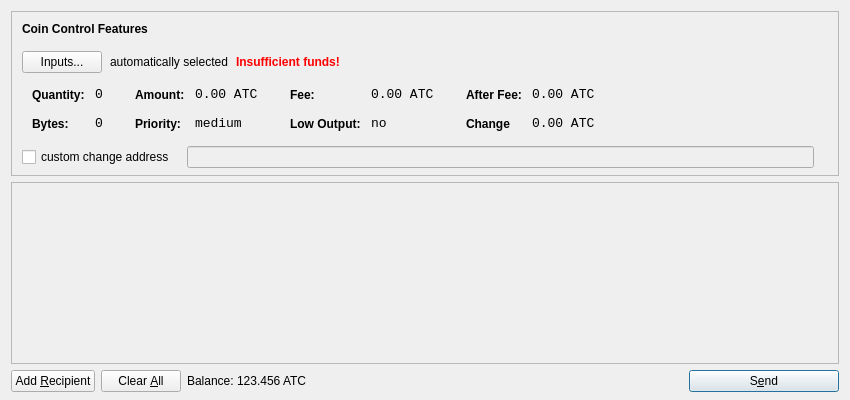
<?xml version="1.0" encoding="UTF-8"?>
<ui version="4.0">
 <class>SendCoinsDialog</class>
 <widget class="QDialog" name="SendCoinsDialog">
  <property name="geometry">
   <rect>
    <x>0</x>
    <y>0</y>
    <width>850</width>
    <height>400</height>
   </rect>
  </property>
  <property name="windowTitle">
   <string>Send Coins</string>
  </property>
  <layout class="QVBoxLayout" name="verticalLayout" stretch="0,1,0">
   <property name="bottomMargin">
    <number>8</number>
   </property>
   <item>
    <widget class="QFrame" name="frameCoinControl">
     <property name="sizePolicy">
      <sizepolicy hsizetype="Expanding" vsizetype="Expanding">
       <horstretch>0</horstretch>
       <verstretch>0</verstretch>
      </sizepolicy>
     </property>
     <property name="maximumSize">
      <size>
       <width>16777215</width>
       <height>16777215</height>
      </size>
     </property>
     <property name="frameShape">
      <enum>QFrame::StyledPanel</enum>
     </property>
     <property name="frameShadow">
      <enum>QFrame::Sunken</enum>
     </property>
     <layout class="QVBoxLayout" name="verticalLayoutCoinControl2">
      <property name="spacing">
       <number>-1</number>
      </property>
      <property name="leftMargin">
       <number>0</number>
      </property>
      <property name="topMargin">
       <number>0</number>
      </property>
      <property name="rightMargin">
       <number>0</number>
      </property>
      <property name="bottomMargin">
       <number>6</number>
      </property>
      <item>
       <layout class="QVBoxLayout" name="verticalLayoutCoinControl" stretch="0,0,0,0,1">
        <property name="spacing">
         <number>0</number>
        </property>
        <property name="leftMargin">
         <number>10</number>
        </property>
        <property name="topMargin">
         <number>10</number>
        </property>
        <item>
         <layout class="QHBoxLayout" name="horizontalLayoutCoinControl1">
          <property name="bottomMargin">
           <number>15</number>
          </property>
          <item>
           <widget class="QLabel" name="labelCoinControlFeatures">
            <property name="sizePolicy">
             <sizepolicy hsizetype="Preferred" vsizetype="Maximum">
              <horstretch>0</horstretch>
              <verstretch>0</verstretch>
             </sizepolicy>
            </property>
            <property name="font">
             <font>
              <weight>75</weight>
              <bold>true</bold>
             </font>
            </property>
            <property name="styleSheet">
             <string notr="true">font-weight:bold;</string>
            </property>
            <property name="text">
             <string>Coin Control Features</string>
            </property>
           </widget>
          </item>
         </layout>
        </item>
        <item>
         <layout class="QHBoxLayout" name="horizontalLayoutCoinControl2" stretch="0,0,0,0">
          <property name="spacing">
           <number>8</number>
          </property>
          <property name="bottomMargin">
           <number>10</number>
          </property>
          <item>
           <widget class="QPushButton" name="pushButtonCoinControl">
            <property name="styleSheet">
             <string notr="true"/>
            </property>
            <property name="text">
             <string>Inputs...</string>
            </property>
           </widget>
          </item>
          <item>
           <widget class="QLabel" name="labelCoinControlAutomaticallySelected">
            <property name="text">
             <string>automatically selected</string>
            </property>
            <property name="margin">
             <number>5</number>
            </property>
           </widget>
          </item>
          <item>
           <widget class="QLabel" name="labelCoinControlInsuffFunds">
            <property name="font">
             <font>
              <weight>75</weight>
              <bold>true</bold>
             </font>
            </property>
            <property name="styleSheet">
             <string notr="true">color:red;font-weight:bold;</string>
            </property>
            <property name="text">
             <string>Insufficient funds!</string>
            </property>
            <property name="margin">
             <number>5</number>
            </property>
           </widget>
          </item>
          <item>
           <spacer name="horizontalSpacerCoinControl">
            <property name="orientation">
             <enum>Qt::Horizontal</enum>
            </property>
            <property name="sizeHint" stdset="0">
             <size>
              <width>40</width>
              <height>1</height>
             </size>
            </property>
           </spacer>
          </item>
         </layout>
        </item>
        <item>
         <widget class="QWidget" name="widgetCoinControl" native="true">
          <property name="sizePolicy">
           <sizepolicy hsizetype="Preferred" vsizetype="Preferred">
            <horstretch>0</horstretch>
            <verstretch>0</verstretch>
           </sizepolicy>
          </property>
          <property name="minimumSize">
           <size>
            <width>0</width>
            <height>0</height>
           </size>
          </property>
          <property name="styleSheet">
           <string notr="true"/>
          </property>
          <layout class="QHBoxLayout" name="horizontalLayoutCoinControl5">
           <property name="margin">
            <number>0</number>
           </property>
           <item>
            <layout class="QHBoxLayout" name="horizontalLayoutCoinControl3" stretch="0,0,0,1">
             <property name="spacing">
              <number>20</number>
             </property>
             <property name="topMargin">
              <number>0</number>
             </property>
             <property name="bottomMargin">
              <number>10</number>
             </property>
             <item>
              <layout class="QFormLayout" name="formLayoutCoinControl1">
               <property name="horizontalSpacing">
                <number>10</number>
               </property>
               <property name="verticalSpacing">
                <number>14</number>
               </property>
               <property name="leftMargin">
                <number>10</number>
               </property>
               <property name="topMargin">
                <number>4</number>
               </property>
               <property name="rightMargin">
                <number>6</number>
               </property>
               <item row="0" column="0">
                <widget class="QLabel" name="labelCoinControlQuantityText">
                 <property name="styleSheet">
                  <string notr="true">font-weight:bold;</string>
                 </property>
                 <property name="text">
                  <string>Quantity:</string>
                 </property>
                 <property name="margin">
                  <number>0</number>
                 </property>
                </widget>
               </item>
               <item row="0" column="1">
                <widget class="QLabel" name="labelCoinControlQuantity">
                 <property name="font">
                  <font>
                   <family>Monospace</family>
                   <pointsize>10</pointsize>
                  </font>
                 </property>
                 <property name="cursor">
                  <cursorShape>IBeamCursor</cursorShape>
                 </property>
                 <property name="contextMenuPolicy">
                  <enum>Qt::ActionsContextMenu</enum>
                 </property>
                 <property name="text">
                  <string>0</string>
                 </property>
                 <property name="margin">
                  <number>0</number>
                 </property>
                 <property name="textInteractionFlags">
                  <set>Qt::LinksAccessibleByMouse|Qt::TextSelectableByKeyboard|Qt::TextSelectableByMouse</set>
                 </property>
                </widget>
               </item>
               <item row="1" column="0">
                <widget class="QLabel" name="labelCoinControlBytesText">
                 <property name="styleSheet">
                  <string notr="true">font-weight:bold;</string>
                 </property>
                 <property name="text">
                  <string>Bytes:</string>
                 </property>
                </widget>
               </item>
               <item row="1" column="1">
                <widget class="QLabel" name="labelCoinControlBytes">
                 <property name="font">
                  <font>
                   <family>Monospace</family>
                   <pointsize>10</pointsize>
                  </font>
                 </property>
                 <property name="cursor">
                  <cursorShape>IBeamCursor</cursorShape>
                 </property>
                 <property name="contextMenuPolicy">
                  <enum>Qt::ActionsContextMenu</enum>
                 </property>
                 <property name="text">
                  <string>0</string>
                 </property>
                 <property name="textInteractionFlags">
                  <set>Qt::LinksAccessibleByMouse|Qt::TextSelectableByKeyboard|Qt::TextSelectableByMouse</set>
                 </property>
                </widget>
               </item>
              </layout>
             </item>
             <item>
              <layout class="QFormLayout" name="formLayoutCoinControl2">
               <property name="horizontalSpacing">
                <number>10</number>
               </property>
               <property name="verticalSpacing">
                <number>14</number>
               </property>
               <property name="leftMargin">
                <number>6</number>
               </property>
               <property name="topMargin">
                <number>4</number>
               </property>
               <property name="rightMargin">
                <number>6</number>
               </property>
               <item row="0" column="0">
                <widget class="QLabel" name="labelCoinControlAmountText">
                 <property name="styleSheet">
                  <string notr="true">font-weight:bold;</string>
                 </property>
                 <property name="text">
                  <string>Amount:</string>
                 </property>
                 <property name="margin">
                  <number>0</number>
                 </property>
                </widget>
               </item>
               <item row="0" column="1">
                <widget class="QLabel" name="labelCoinControlAmount">
                 <property name="font">
                  <font>
                   <family>Monospace</family>
                   <pointsize>10</pointsize>
                  </font>
                 </property>
                 <property name="cursor">
                  <cursorShape>IBeamCursor</cursorShape>
                 </property>
                 <property name="contextMenuPolicy">
                  <enum>Qt::ActionsContextMenu</enum>
                 </property>
                 <property name="text">
                  <string notr="true">0.00 ATC</string>
                 </property>
                 <property name="textInteractionFlags">
                  <set>Qt::LinksAccessibleByMouse|Qt::TextSelectableByKeyboard|Qt::TextSelectableByMouse</set>
                 </property>
                </widget>
               </item>
               <item row="1" column="0">
                <widget class="QLabel" name="labelCoinControlPriorityText">
                 <property name="styleSheet">
                  <string notr="true">font-weight:bold;</string>
                 </property>
                 <property name="text">
                  <string>Priority:</string>
                 </property>
                </widget>
               </item>
               <item row="1" column="1">
                <widget class="QLabel" name="labelCoinControlPriority">
                 <property name="font">
                  <font>
                   <family>Monospace</family>
                   <pointsize>10</pointsize>
                  </font>
                 </property>
                 <property name="cursor">
                  <cursorShape>IBeamCursor</cursorShape>
                 </property>
                 <property name="contextMenuPolicy">
                  <enum>Qt::ActionsContextMenu</enum>
                 </property>
                 <property name="text">
                  <string>medium</string>
                 </property>
                 <property name="textInteractionFlags">
                  <set>Qt::LinksAccessibleByMouse|Qt::TextSelectableByKeyboard|Qt::TextSelectableByMouse</set>
                 </property>
                </widget>
               </item>
              </layout>
             </item>
             <item>
              <layout class="QFormLayout" name="formLayoutCoinControl3">
               <property name="horizontalSpacing">
                <number>10</number>
               </property>
               <property name="verticalSpacing">
                <number>14</number>
               </property>
               <property name="leftMargin">
                <number>6</number>
               </property>
               <property name="topMargin">
                <number>4</number>
               </property>
               <property name="rightMargin">
                <number>6</number>
               </property>
               <item row="0" column="0">
                <widget class="QLabel" name="labelCoinControlFeeText">
                 <property name="styleSheet">
                  <string notr="true">font-weight:bold;</string>
                 </property>
                 <property name="text">
                  <string>Fee:</string>
                 </property>
                 <property name="margin">
                  <number>0</number>
                 </property>
                </widget>
               </item>
               <item row="0" column="1">
                <widget class="QLabel" name="labelCoinControlFee">
                 <property name="font">
                  <font>
                   <family>Monospace</family>
                   <pointsize>10</pointsize>
                  </font>
                 </property>
                 <property name="cursor">
                  <cursorShape>IBeamCursor</cursorShape>
                 </property>
                 <property name="contextMenuPolicy">
                  <enum>Qt::ActionsContextMenu</enum>
                 </property>
                 <property name="text">
                  <string notr="true">0.00 ATC</string>
                 </property>
                 <property name="textInteractionFlags">
                  <set>Qt::LinksAccessibleByMouse|Qt::TextSelectableByKeyboard|Qt::TextSelectableByMouse</set>
                 </property>
                </widget>
               </item>
               <item row="1" column="0">
                <widget class="QLabel" name="labelCoinControlLowOutputText">
                 <property name="styleSheet">
                  <string notr="true">font-weight:bold;</string>
                 </property>
                 <property name="text">
                  <string>Low Output:</string>
                 </property>
                </widget>
               </item>
               <item row="1" column="1">
                <widget class="QLabel" name="labelCoinControlLowOutput">
                 <property name="font">
                  <font>
                   <family>Monospace</family>
                   <pointsize>10</pointsize>
                  </font>
                 </property>
                 <property name="cursor">
                  <cursorShape>IBeamCursor</cursorShape>
                 </property>
                 <property name="contextMenuPolicy">
                  <enum>Qt::ActionsContextMenu</enum>
                 </property>
                 <property name="text">
                  <string>no</string>
                 </property>
                 <property name="textInteractionFlags">
                  <set>Qt::LinksAccessibleByMouse|Qt::TextSelectableByKeyboard|Qt::TextSelectableByMouse</set>
                 </property>
                </widget>
               </item>
              </layout>
             </item>
             <item>
              <layout class="QFormLayout" name="formLayoutCoinControl4">
               <property name="horizontalSpacing">
                <number>10</number>
               </property>
               <property name="verticalSpacing">
                <number>14</number>
               </property>
               <property name="leftMargin">
                <number>6</number>
               </property>
               <property name="topMargin">
                <number>4</number>
               </property>
               <property name="rightMargin">
                <number>6</number>
               </property>
               <item row="0" column="0">
                <widget class="QLabel" name="labelCoinControlAfterFeeText">
                 <property name="styleSheet">
                  <string notr="true">font-weight:bold;</string>
                 </property>
                 <property name="text">
                  <string>After Fee:</string>
                 </property>
                 <property name="margin">
                  <number>0</number>
                 </property>
                </widget>
               </item>
               <item row="0" column="1">
                <widget class="QLabel" name="labelCoinControlAfterFee">
                 <property name="font">
                  <font>
                   <family>Monospace</family>
                   <pointsize>10</pointsize>
                  </font>
                 </property>
                 <property name="cursor">
                  <cursorShape>IBeamCursor</cursorShape>
                 </property>
                 <property name="contextMenuPolicy">
                  <enum>Qt::ActionsContextMenu</enum>
                 </property>
                 <property name="text">
                  <string notr="true">0.00 ATC</string>
                 </property>
                 <property name="textInteractionFlags">
                  <set>Qt::LinksAccessibleByMouse|Qt::TextSelectableByKeyboard|Qt::TextSelectableByMouse</set>
                 </property>
                </widget>
               </item>
               <item row="1" column="0">
                <widget class="QLabel" name="labelCoinControlChangeText">
                 <property name="styleSheet">
                  <string notr="true">font-weight:bold;</string>
                 </property>
                 <property name="text">
                  <string>Change</string>
                 </property>
                </widget>
               </item>
               <item row="1" column="1">
                <widget class="QLabel" name="labelCoinControlChange">
                 <property name="font">
                  <font>
                   <family>Monospace</family>
                   <pointsize>10</pointsize>
                  </font>
                 </property>
                 <property name="cursor">
                  <cursorShape>IBeamCursor</cursorShape>
                 </property>
                 <property name="contextMenuPolicy">
                  <enum>Qt::ActionsContextMenu</enum>
                 </property>
                 <property name="text">
                  <string notr="true">0.00 ATC</string>
                 </property>
                 <property name="textInteractionFlags">
                  <set>Qt::LinksAccessibleByMouse|Qt::TextSelectableByKeyboard|Qt::TextSelectableByMouse</set>
                 </property>
                </widget>
               </item>
              </layout>
             </item>
            </layout>
           </item>
          </layout>
         </widget>
        </item>
        <item>
         <layout class="QHBoxLayout" name="horizontalLayoutCoinControl4" stretch="0,0,0">
          <property name="spacing">
           <number>12</number>
          </property>
          <property name="sizeConstraint">
           <enum>QLayout::SetDefaultConstraint</enum>
          </property>
          <property name="topMargin">
           <number>5</number>
          </property>
          <property name="rightMargin">
           <number>5</number>
          </property>
          <item>
           <widget class="QCheckBox" name="checkBoxCoinControlChange">
            <property name="text">
             <string>custom change address</string>
            </property>
           </widget>
          </item>
          <item>
           <widget class="QLineEdit" name="lineEditCoinControlChange">
            <property name="enabled">
             <bool>false</bool>
            </property>
            <property name="sizePolicy">
             <sizepolicy hsizetype="Expanding" vsizetype="Fixed">
              <horstretch>0</horstretch>
              <verstretch>0</verstretch>
             </sizepolicy>
            </property>
           </widget>
          </item>
          <item>
           <widget class="QLabel" name="labelCoinControlChangeLabel">
            <property name="sizePolicy">
             <sizepolicy hsizetype="Preferred" vsizetype="Expanding">
              <horstretch>0</horstretch>
              <verstretch>0</verstretch>
             </sizepolicy>
            </property>
            <property name="minimumSize">
             <size>
              <width>0</width>
              <height>0</height>
             </size>
            </property>
            <property name="text">
             <string/>
            </property>
            <property name="margin">
             <number>3</number>
            </property>
           </widget>
          </item>
         </layout>
        </item>
        <item>
         <spacer name="verticalSpacerCoinControl">
          <property name="orientation">
           <enum>Qt::Vertical</enum>
          </property>
          <property name="sizeHint" stdset="0">
           <size>
            <width>800</width>
            <height>1</height>
           </size>
          </property>
         </spacer>
        </item>
       </layout>
      </item>
     </layout>
    </widget>
   </item>
   <item>
    <widget class="QScrollArea" name="scrollArea">
     <property name="widgetResizable">
      <bool>true</bool>
     </property>
     <widget class="QWidget" name="scrollAreaWidgetContents">
      <property name="geometry">
       <rect>
        <x>0</x>
        <y>0</y>
        <width>830</width>
        <height>165</height>
       </rect>
      </property>
      <layout class="QVBoxLayout" name="verticalLayout_2">
       <property name="margin">
        <number>0</number>
       </property>
       <item>
        <layout class="QVBoxLayout" name="entries">
         <property name="spacing">
          <number>6</number>
         </property>
        </layout>
       </item>
       <item>
        <spacer name="verticalSpacer">
         <property name="orientation">
          <enum>Qt::Vertical</enum>
         </property>
         <property name="sizeHint" stdset="0">
          <size>
           <width>20</width>
           <height>40</height>
          </size>
         </property>
        </spacer>
       </item>
      </layout>
     </widget>
    </widget>
   </item>
   <item>
    <layout class="QHBoxLayout" name="horizontalLayout">
     <item>
      <widget class="QPushButton" name="addButton">
       <property name="toolTip">
        <string>Send to multiple recipients at once</string>
       </property>
       <property name="text">
        <string>Add &amp;Recipient</string>
       </property>
       <property name="autoDefault">
        <bool>false</bool>
       </property>
      </widget>
     </item>
     <item>
      <widget class="QPushButton" name="clearButton">
       <property name="sizePolicy">
        <sizepolicy hsizetype="Minimum" vsizetype="Fixed">
         <horstretch>0</horstretch>
         <verstretch>0</verstretch>
        </sizepolicy>
       </property>
       <property name="toolTip">
        <string>Remove all transaction fields</string>
       </property>
       <property name="text">
        <string>Clear &amp;All</string>
       </property>
       <property name="autoRepeatDelay">
        <number>300</number>
       </property>
       <property name="autoDefault">
        <bool>false</bool>
       </property>
      </widget>
     </item>
     <item>
      <layout class="QHBoxLayout" name="horizontalLayout_2">
       <property name="spacing">
        <number>3</number>
       </property>
       <item>
        <widget class="QLabel" name="label">
         <property name="sizePolicy">
          <sizepolicy hsizetype="Preferred" vsizetype="Fixed">
           <horstretch>0</horstretch>
           <verstretch>0</verstretch>
          </sizepolicy>
         </property>
         <property name="text">
          <string>Balance:</string>
         </property>
        </widget>
       </item>
       <item>
        <widget class="QLabel" name="labelBalance">
         <property name="sizePolicy">
          <sizepolicy hsizetype="Preferred" vsizetype="Fixed">
           <horstretch>0</horstretch>
           <verstretch>0</verstretch>
          </sizepolicy>
         </property>
         <property name="cursor">
          <cursorShape>IBeamCursor</cursorShape>
         </property>
         <property name="text">
          <string notr="true">123.456 ATC</string>
         </property>
         <property name="textInteractionFlags">
          <set>Qt::LinksAccessibleByMouse|Qt::TextSelectableByKeyboard|Qt::TextSelectableByMouse</set>
         </property>
        </widget>
       </item>
      </layout>
     </item>
     <item>
      <spacer name="horizontalSpacer">
       <property name="orientation">
        <enum>Qt::Horizontal</enum>
       </property>
       <property name="sizeHint" stdset="0">
        <size>
         <width>40</width>
         <height>20</height>
        </size>
       </property>
      </spacer>
     </item>
     <item>
      <widget class="QPushButton" name="sendButton">
       <property name="minimumSize">
        <size>
         <width>150</width>
         <height>0</height>
        </size>
       </property>
       <property name="toolTip">
        <string>Confirm the send action</string>
       </property>
       <property name="text">
        <string>S&amp;end</string>
       </property>
       <property name="icon">
        <iconset resource="../bitcoin.qrc">
         <normaloff>:/icons/send</normaloff>:/icons/send</iconset>
       </property>
       <property name="default">
        <bool>true</bool>
       </property>
      </widget>
     </item>
    </layout>
   </item>
  </layout>
 </widget>
 <resources>
  <include location="../bitcoin.qrc"/>
 </resources>
 <connections/>
</ui>
